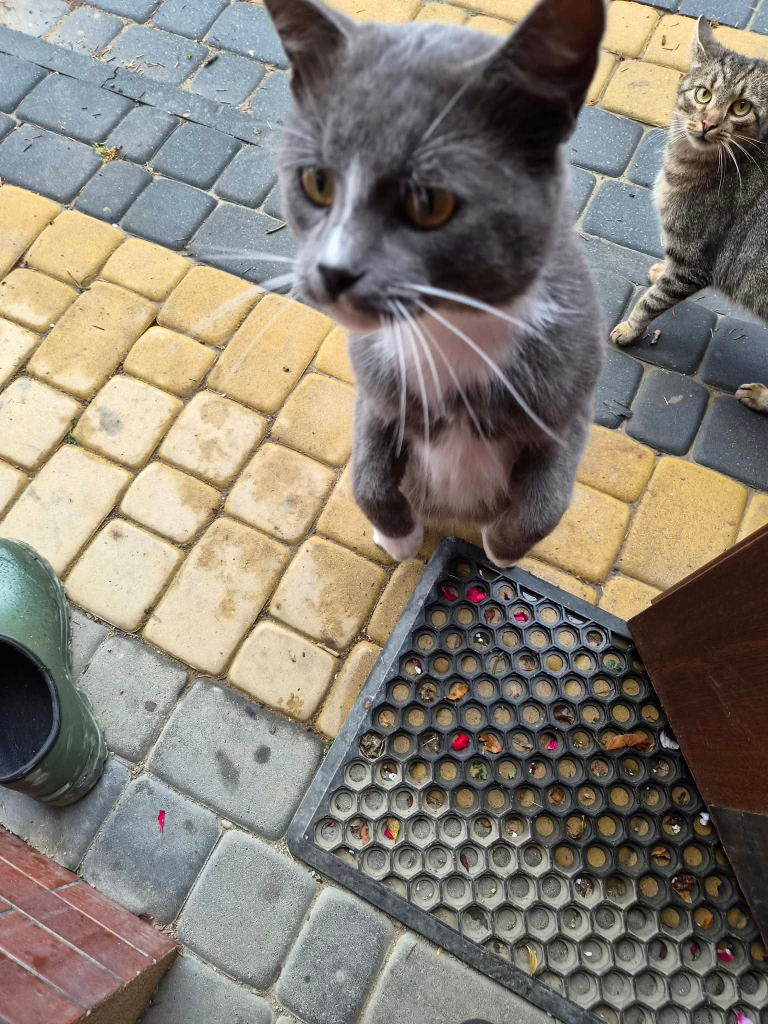
#> input picture PR_lab3/zad1/obraz.jpg, 1536 x 2048 px, found by its file name (shown at 1/2 size)
$ python serwer.py
#> lines starting #> are read from the running program, lines starting #| are printed output that depends on the picture
#> in server_main, image is the input picture: PIL image 1536x2048 RGB; mean R, G, B 134.4, 127.5, 116.6
import socket
import pickle
import numpy as np
from PIL import Image


def send_all(sock, data):
    data = pickle.dumps(data)
    sock.sendall(len(data).to_bytes(4, byteorder='big'))
    sock.sendall(data)


def receive_all(sock):
    length = int.from_bytes(sock.recv(4), byteorder='big')
    data = b''
    while len(data) < length:
        packet = sock.recv(4096)
        if not packet:
            break
        data += packet
    return pickle.loads(data)


def split_image(image, n):
#> called with n = 4
    arr = np.array(image.convert('L'))
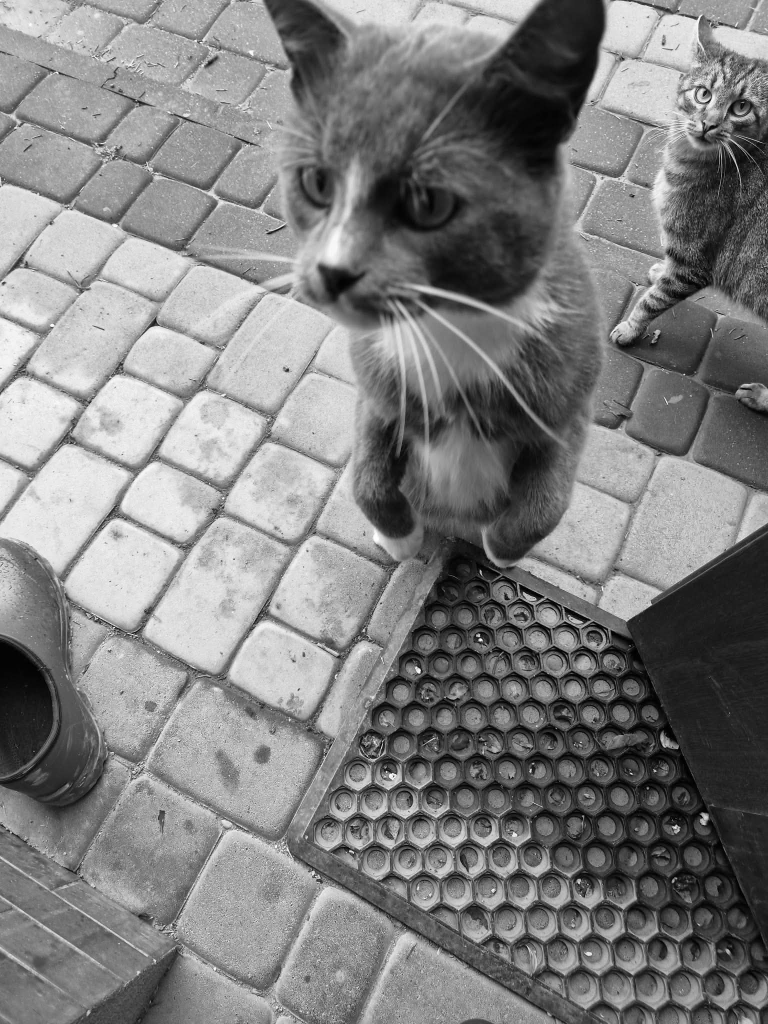
#> arr: shape (2048, 1536) (shown at 1/2 size); min 0, max 255, mean 128.3
    h = arr.shape[0]
#> h = 2048
    fragments = []
    for i in range(n):
        start = i * h // n
        end = (i + 1) * h // n
        fragments.append(arr[start:end])
#> after the loop, fragments = 4 items
    return fragments


def merge_image(fragments):
    h = sum(f.shape[0] for f in fragments)
    w = fragments[0].shape[1]
    result = np.zeros((h, w), dtype=np.uint8)
    y = 0
    for f in fragments:
        result[y:y + f.shape[0]] = f
        y += f.shape[0]
    return Image.fromarray(result)


def server_main(image_path, n_fragments):
    image = Image.open(image_path)
    fragments = split_image(image, n_fragments)
#> fragments = 4 items
#> (the run stopped early here; a loop or call above may not have finished)
